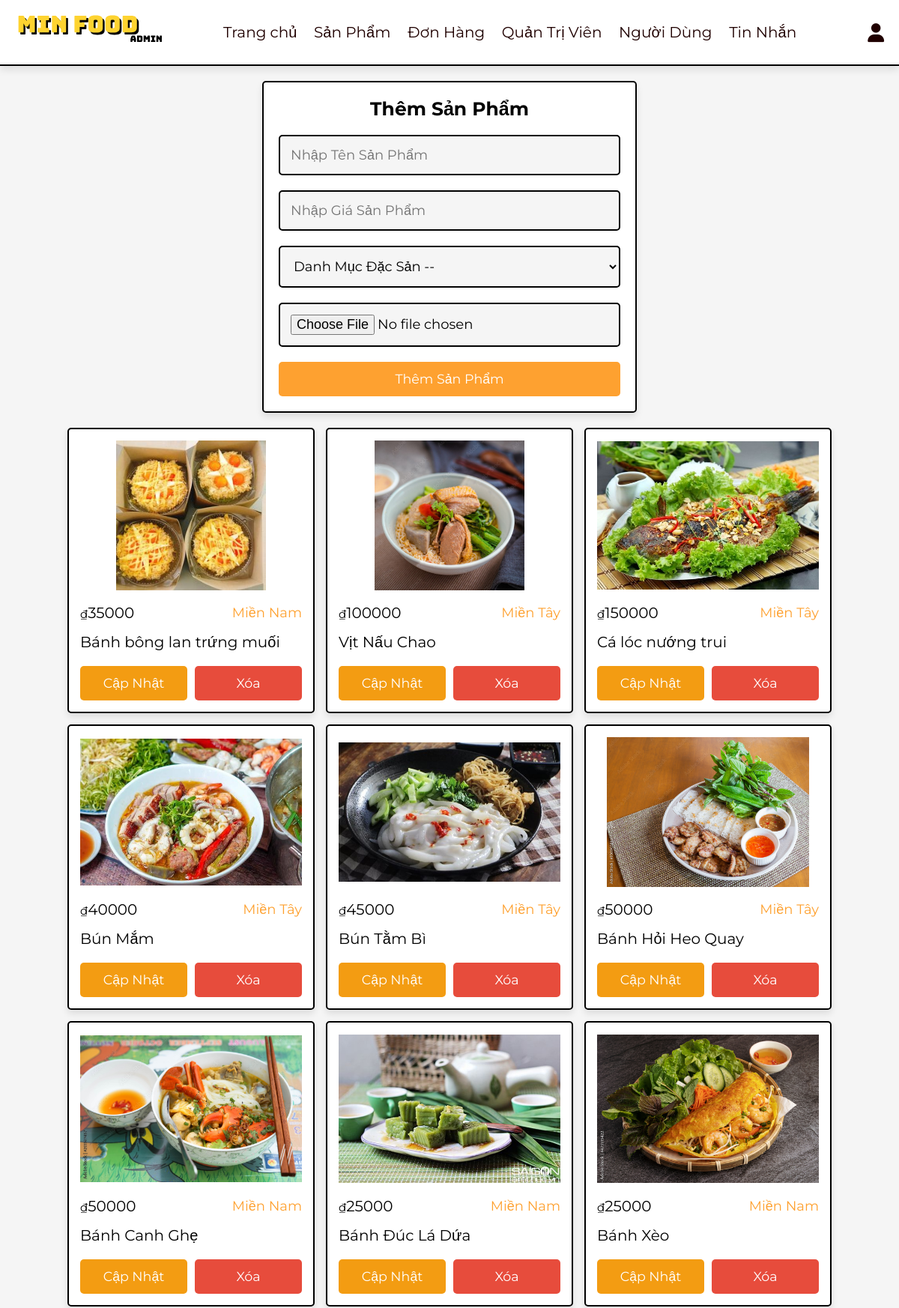
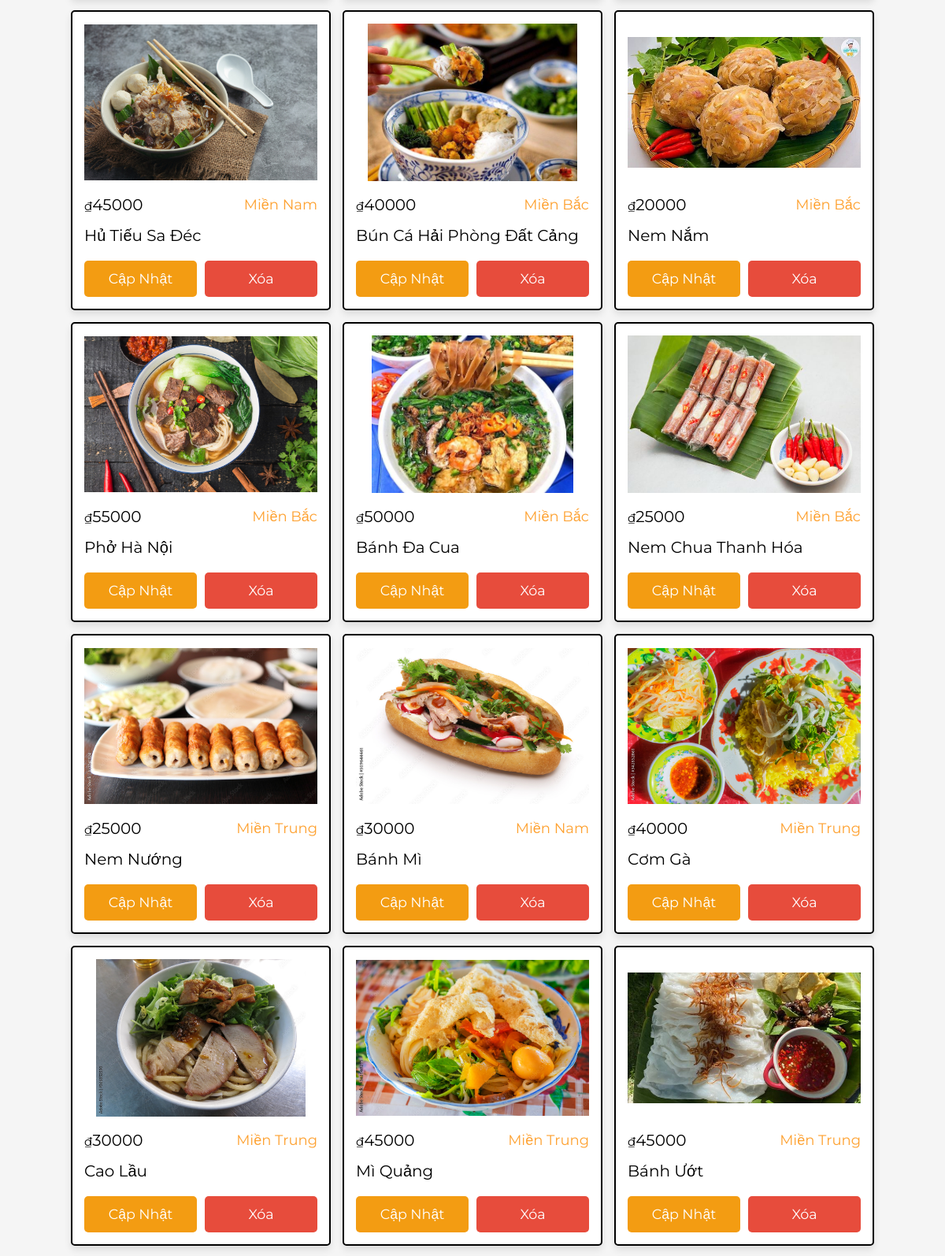
The app's page /admin/products.php (signed in, upper part) with its own data (2 pictures, top to bottom).
### tables this page shows
CREATE TABLE `products` (
  `id` int(100) NOT NULL,
  `name` varchar(100) NOT NULL,
  `category` varchar(100) NOT NULL,
  `price` int(10) NOT NULL,
  `image` varchar(100) NOT NULL
);

### admin/products.php (the view, shortened to what this page needs)
<?php
include '../components/connect.php';
?>
<!DOCTYPE html>
<html lang="en">
<head>
   <link rel="stylesheet" href="https://cdnjs.cloudflare.com/ajax/libs/font-awesome/6.1.1/css/all.min.css">
   <link rel="stylesheet" href="../css/admin_style.css">
</head>
<body>
<?php include '../components/admin_header.php' ?>
<section class="add-products">
   <form action="" method="POST" enctype="multipart/form-data">
      <h3>Thêm Sản Phẩm</h3>
      <input type="text" required placeholder="Nhập Tên Sản Phẩm" name="name" maxlength="100" class="box">
      <input type="number" min="0" max="9999999999" required placeholder="Nhập Giá Sản Phẩm" name="price" onkeypress="if(this.value.length == 10) return false;" class="box">
      <select name="category" class="box" required>
         <option value="" disabled selected>Danh Mục Đặc Sản --</option>
      </select>
      <input type="file" name="image" class="box" accept="image/jpg, image/jpeg, image/png, image/webp" required>
      <input type="submit" value="Thêm Sản Phẩm" name="add_product" class="btn">
   </form>
</section>
<section class="show-products" style="padding-top: 0;">
   <div class="box-container">
   <?php
      $show_products = $conn->prepare("SELECT * FROM `products`");
      $show_products->execute();
      if($show_products->rowCount() > 0){
         while($fetch_products = $show_products->fetch(PDO::FETCH_ASSOC)){
   ?>
   <div class="box">
      <img src="../uploaded_img/<?= $fetch_products['image']; ?>" alt="">
      <div class="flex">
         <div class="price"><span>₫</span><?= $fetch_products['price']; ?></div>
         <div class="category"><?= $fetch_products['category']; ?></div>
      </div>
      <div class="name"><?= $fetch_products['name']; ?></div>
      <div class="flex-btn">
         <a href="update_product.php?update=<?= $fetch_products['id']; ?>" class="option-btn">Cập Nhật</a>
         <a href="products.php?delete=<?= $fetch_products['id']; ?>" class="delete-btn" onclick="return confirm('Bạn có muốn xóa sản phẩm không?');">Xóa</a>
      </div>
   </div>
   <?php
         }
      }else{
         echo '<p class="empty">Không có sản phẩm nào!</p>';
      }
   ?>
   </div>
</section>
</body>
</html>

### css/admin_style.css (style rules this page uses)
:root { --main-color:#fea130; --red:#e74c3c; --orange:#f39c12; --black:#000000; --white:#fff; --light-bg:#f5f5f5; --light-color:#200000 ; --border:.2rem solid var(--black); --box-shadow:0 .5rem 1rem rgba(0,0,0,.1); }
* { font-family: 'Montserrat', sans-serif; margin:0; padding:0; box-sizing: border-box; text-decoration: none; outline: none; border:none; }
html { font-size: 62.5%; overflow-x: hidden; }
body { background-color: var(--light-bg); }
section { max-width: 1200px; margin:0 auto; padding:2rem; }
.btn, .delete-btn, .option-btn { display: block; margin-top: 1rem; border-radius: .5rem; cursor: pointer; width: 100%; font-size: 1.75rem; color:var(--white); padding:1.2rem 3rem; text-transform: capitalize; text-align: center; }
.btn { background-color: var(--main-color); }
.delete-btn { background-color: var(--red); }
.option-btn { background-color: var(--orange); }
.flex-btn { display: flex; gap:1rem; }
.add-products form { margin:0 auto; max-width: 50rem; background-color: var(--white); border-radius: .5rem; box-shadow: var(--box-shadow); border:var(--border); padding:2rem; text-align: center; }
.add-products form h3 { margin-bottom: 1rem; font-size: 2.5rem; color:var(--black); text-transform: capitalize; }
.add-products form .box { background-color: var(--light-bg); border:var(--border); width: 100%; padding:1.4rem; font-size: 1.8rem; color:var(--black); border-radius: .5rem; margin: 1rem 0; }
.show-products .box-container { display: grid; grid-template-columns: repeat(auto-fit, 33rem); gap:1.5rem; justify-content: center; align-items: flex-start; }
.show-products .box-container .box { background-color: var(--white); border-radius: .5rem; box-shadow: var(--box-shadow); border:var(--border); padding:1.5rem; }
.show-products .box-container .box img { width: 100%; height: 20rem; object-fit: contain; margin-bottom: 1rem; }
.show-products .box-container .box .name { font-size: 2rem; color:var(--black); padding:1rem 0; }
.show-products .box-container .box .flex { display: flex; align-items: center; gap:1rem; justify-content: space-between; }
.show-products .box-container .box .flex .category { font-size: 1.8rem; color:var(--main-color); }
.show-products .box-container .box .flex .price { font-size: 2rem; color:var(--black); margin:.5rem 0; }
.show-products .box-container .box .flex .price span { font-size: 1.5rem; }

### records on screen
products: image (picture), price "35000", category "Miền Nam", name "Bánh bông lan trứng muối"
products: image (picture), price "100000", category "Miền Tây", name "Vịt Nấu Chao"
products: image (picture), price "150000", category "Miền Tây", name "Cá lóc nướng trui"
products: image (picture), price "40000", category "Miền Tây", name "Bún Mắm"
products: image (picture), price "45000", category "Miền Tây", name "Bún Tằm Bì"
products: image (picture), price "50000", category "Miền Tây", name "Bánh Hỏi Heo Quay"
products: image (picture), price "50000", category "Miền Nam", name "Bánh Canh Ghẹ"
products: image (picture), price "25000", category "Miền Nam", name "Bánh Đúc Lá Dứa"
products: image (picture), price "25000", category "Miền Nam", name "Bánh Xèo"
products: image (picture), price "45000", category "Miền Nam", name "Hủ Tiếu Sa Đéc"
products: image (picture), price "40000", category "Miền Bắc", name "Bún Cá Hải Phòng Đất Cảng"
products: image (picture), price "20000", category "Miền Bắc", name "Nem Nắm"
products: image (picture), price "55000", category "Miền Bắc", name "Phở Hà Nội"
products: image (picture), price "50000", category "Miền Bắc", name "Bánh Đa Cua"
products: image (picture), price "25000", category "Miền Bắc", name "Nem Chua Thanh Hóa"
products: image (picture), price "25000", category "Miền Trung", name "Nem Nướng"
products: image (picture), price "30000", category "Miền Nam", name "Bánh Mì"
products: image (picture), price "40000", category "Miền Trung", name "Cơm Gà"
products: image (picture), price "30000", category "Miền Trung", name "Cao Lầu"
products: image (picture), price "45000", category "Miền Trung", name "Mì Quảng"
products: image (picture), price "45000", category "Miền Trung", name "Bánh Ướt"
